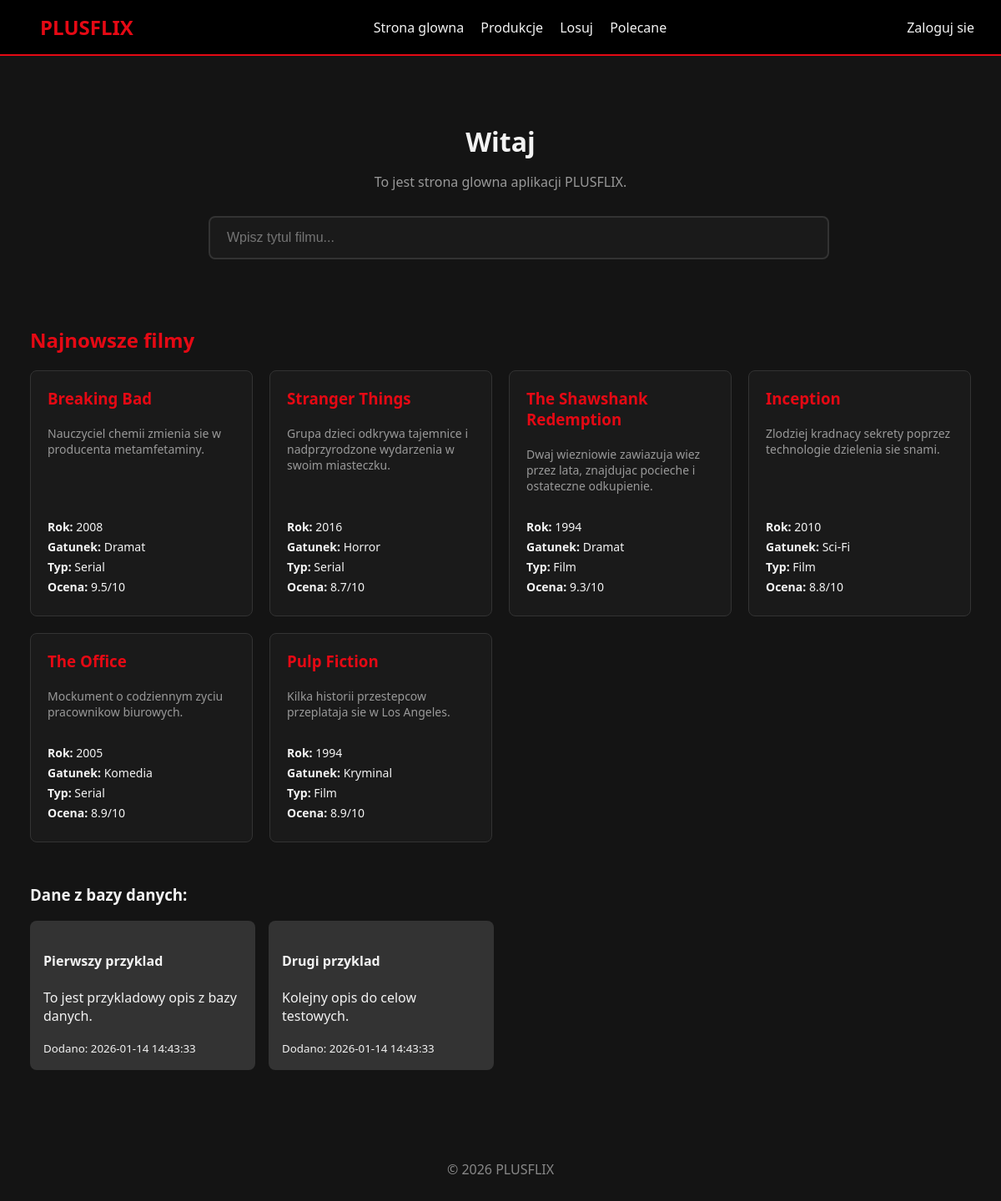
The page / on the database its author committed.
### tables this page shows
CREATE TABLE IF NOT EXISTS productions (
    id INT AUTO_INCREMENT PRIMARY KEY,
    title VARCHAR(255) NOT NULL,
    type VARCHAR(50) NOT NULL,
    genre_id INT,
    description TEXT,
    year INT,
    rating DECIMAL(3,1),
    created_at TIMESTAMP DEFAULT CURRENT_TIMESTAMP,
    FOREIGN KEY (genre_id) REFERENCES genres(id)
);

CREATE TABLE IF NOT EXISTS genres (
    id INT AUTO_INCREMENT PRIMARY KEY,
    name VARCHAR(100) NOT NULL UNIQUE
);

CREATE TABLE IF NOT EXISTS examples (
    id INT AUTO_INCREMENT PRIMARY KEY,
    title VARCHAR(255) NOT NULL,
    description TEXT,
    created_at TIMESTAMP DEFAULT CURRENT_TIMESTAMP
);

### app/Controllers/Pages.php (called while the page is built, shortened)
<?php
class Pages extends Controller {
    private $exampleModel;
    private $movieModel;
    public function __construct() {
        $this->exampleModel = $this->model('Example');
        $this->movieModel = $this->model('Movie');
    }
    public function index(): void {
        $examples = $this->exampleModel->getTestData();
        $movies = $this->movieModel->getAllMovies();
        $data = [
            'title' => 'Witaj',
            'description' => 'To jest strona glowna aplikacji PLUSFLIX.',
            'examples' => $examples,
            'movies' => $movies,
            'searchTerm' => '',
            'searchResults' => []
        ];
        $this->view('pages/index', $data);
    }
}

### core/Router.php (called while the page is built, shortened)
<?php
class Router {
    protected string $currentMethod = 'index';
    public function __construct() {
        $url = $this->getUrl();
        $this->currentController = new $this->currentController;
        $this->params = $url ? array_values($url) : [];
        call_user_func_array([$this->currentController, $this->currentMethod], $this->params);
    }
    public function getUrl(): ?array {
        return null;
    }
}

### public/index.php (called while the page is built, shortened)
<?php
spl_autoload_register(function($className) {
    $className = str_replace('\\', '/', $className);
    $file = '../' . $className . '.php';
});
$init = new Router();

### core/Database.php (called while the page is built, shortened)
<?php
class Database {
    private string $host = DB_HOST;
    private string $user = DB_USER;
    private string $pass = DB_PASS;
    private string $dbname = DB_NAME;
    private ?PDO $dbh = null;
    private $stmt;
    public function __construct() {
        $dsn = 'mysql:host=' . $this->host . ';dbname=' . $this->dbname;
        $options = [
            PDO::ATTR_PERSISTENT => true,
            PDO::ATTR_ERRMODE => PDO::ERRMODE_EXCEPTION,
            PDO::ATTR_DEFAULT_FETCH_MODE => PDO::FETCH_OBJ
        ];
        try {
            $this->dbh = new PDO($dsn, $this->user, $this->pass, $options);
        } catch (PDOException $e) {
            $this->error = $e->getMessage();
            echo "Błąd połączenia: " . $this->error;
        }
    }
    public function query(string $sql): void {
        $this->stmt = $this->dbh->prepare($sql);
    }
    public function bind($param, $value, $type = null): void {
        if (is_null($type)) {
            $type = match (true) {
                is_int($value) => PDO::PARAM_INT,
                is_bool($value) => PDO::PARAM_BOOL,
                is_null($value) => PDO::PARAM_NULL,
                default => PDO::PARAM_STR,
            };
        }
        $this->stmt->bindValue($param, $value, $type);
    }
    public function execute(): bool {
        return $this->stmt->execute();
    }
    public function resultSet(): array {
        $this->execute();
        return $this->stmt->fetchAll();
    }
    public function single() {
        $this->execute();
        return $this->stmt->fetch();
    }
}

### app/Models/Movie.php (called while the page is built, shortened)
<?php
class Movie extends Model {
    public function getAllMovies() {
        $this->db->query('SELECT id FROM productions');
        $movies = $this->db->resultSet();
        foreach($movies as $movie) {
            $this->updateSingleMovieRating($movie->id);
        }
        $this->db->query('SELECT p.*, g.name as genre FROM productions p LEFT JOIN genres g ON p.genre_id = g.id ORDER BY p.created_at DESC');
        return $this->db->resultSet();
    }
    private function updateSingleMovieRating($id) {
        $this->db->query('SELECT AVG(rating) as avg_rating FROM ratings WHERE production_id = :production_id AND is_approved = 1');
        $this->db->bind(':production_id', $id);
        $row = $this->db->single();
        $avgRating = ($row && $row->avg_rating !== null) ? round($row->avg_rating, 1) : 0;
        $this->db->query('UPDATE productions SET rating = :rating WHERE id = :id');
        $this->db->bind(':rating', $avgRating);
        $this->db->bind(':id', $id);
        $this->db->execute();
    }
}

### core/Model.php (called while the page is built, shortened)
<?php
abstract class Model {
    public function __construct(Database $db) {
        $this->db = $db;
    }
}

### app/Models/Example.php (called while the page is built, shortened)
<?php
class Example {
    private Database $db;
    public function __construct(Database $db) {
        $this->db = $db;
    }
    public function getTestData(): array {
        $this->db->query("SELECT * FROM examples");
        return $this->db->resultSet();
    }
}

### app/Views/pages/index.php (the view, shortened to what this page needs)
<?php require APPROOT . '/Views/inc/header.php'; ?>
<div class="page-container">
    <h1 class="page-title"><?php echo $data['title']; ?></h1>
    <p class="page-description"><?php echo $data['description']; ?></p>
    <div class="search-container">
        <div class="search-form">
            <div class="search-wrapper">
                <input
                    type="text"
                    name="search"
                    id="searchInput"
                    placeholder="Wpisz tytul filmu..."
                    class="search-input"
                    autocomplete="off"
                >
            </div>
        </div>
    </div>
    <h2 class="section-title" id="latestMoviesTitle">Najnowsze filmy</h2>
    <?php if (!empty($data['movies'])): ?>
        <div class="movies-grid">
            <?php
            $count = 0;
            foreach($data['movies'] as $movie):
                if($count >= 6) break;
                $count++;
            ?>
                <a href="<?php echo URLROOT; ?>/pages/detail/<?php echo $movie->id; ?>" class="movie-card-link">
                    <div class="movie-card">
                        <h3 class="movie-title"><?php echo $movie->title; ?></h3>
                        <p class="movie-description"><?php echo $movie->description; ?></p>
                        <div class="movie-details">
                            <p><strong>Rok:</strong> <?php echo $movie->year; ?></p>
                            <p><strong>Gatunek:</strong> <?php echo $movie->genre; ?></p>
                            <p><strong>Typ:</strong> <?php echo $movie->type; ?></p>
                            <p><strong>Ocena:</strong> <?php echo ($movie->rating > 0) ? $movie->rating . '/10' : 'Brak ocen'; ?></p>
                        </div>
                    </div>
                </a>
            <?php endforeach; ?>
        </div>
    <?php endif; ?>
    <h3 style="margin-top:50px;">Dane z bazy danych:</h3>
    <div class="grid">
        <?php foreach($data['examples'] as $example) : ?>
            <div class="card">
                <h4><?php echo $example->title; ?></h4>
                <p><?php echo $example->description; ?></p>
                <small>Dodano: <?php echo $example->created_at; ?></small>
            </div>
        <?php endforeach; ?>
    </div>
</div>
<?php require APPROOT . '/Views/inc/footer.php'; ?>

### public/css/style.css (style rules this page uses)
:root { --primary: #e50914; --dark: #141414; --light: #f3f3f3; --grey: #333; }
body { font-family: 'Segoe UI', Tahoma, Geneva, Verdana, sans-serif; margin: 0; background-color: var(--dark); color: var(--light); }
.card { background: var(--grey); padding: 1rem; border-radius: 8px; margin-bottom: 1rem; }
.grid { display: grid; grid-template-columns: repeat(auto-fill, minmax(250px, 1fr)); gap: 1rem; }
.page-container { max-width: 1200px; margin: 40px auto; padding: 20px; }
.page-title { color: var(--light); margin-bottom: 10px; text-align: center; }
.page-description { color: #999; margin-bottom: 30px; text-align: center; }
.section-title { margin-top: 0; padding-top: 40px; color: var(--primary); }
.movies-grid { display: grid; grid-template-columns: repeat(auto-fill, minmax(250px, 1fr)); gap: 20px; margin-top: 20px; align-items: stretch; }
.movie-card { background: #1a1a1a; padding: 20px; border-radius: 8px; border: 1px solid #333; height: 100%; display: flex; flex-direction: column; box-sizing: border-box; min-height: 250px; }
.movie-card-link { text-decoration: none; color: inherit; display: block; height: 100%; transition: transform 0.3s ease; }
.movie-title { color: var(--primary); margin: 0 0 10px 0; }
.movie-description { color: #999; font-size: 14px; margin: 10px 0; flex-grow: 1; }
.movie-details { margin-top: 15px; font-size: 14px; }
.movie-details p { margin: 5px 0; }
.search-form { display: flex; gap: 15px; max-width: 700px; margin: 30px auto; align-items: stretch; }
.search-container { margin-bottom: 40px; }
.search-wrapper { position: relative; flex: 1; }
.search-input { width: 100%; padding: 15px 20px; font-size: 16px; border: 2px solid #333; border-radius: 8px; background: #1a1a1a; color: white; transition: border-color 0.3s ease; }
.movie-card-link .movie-card { height: 100%; cursor: pointer; transition: border-color 0.3s ease; }

### rows shown on the page
productions: title "Breaking Bad", description "Nauczyciel chemii zmienia sie w producenta metamfetaminy.", year "2008", genre.name "Dramat", type "Serial", rating "9.5"
productions: title "Stranger Things", description "Grupa dzieci odkrywa tajemnice i nadprzyrodzone wydarzenia w swoim miasteczku.", year "2016", genre.name "Horror", type "Serial", rating "8.7"
productions: title "The Shawshank Redemption", description "Dwaj wiezniowie zawiazuja wiez przez lata, znajdujac pocieche i ostateczne odkupienie.", year "1994", genre.name "Dramat", type "Film", rating "9.3"
productions: title "Inception", description "Zlodziej kradnacy sekrety poprzez technologie dzielenia sie snami.", year "2010", genre.name "Sci-Fi", type "Film", rating "8.8"
productions: title "The Office", description "Mockument o codziennym zyciu pracownikow biurowych.", year "2005", genre.name "Komedia", type "Serial", rating "8.9"
productions: title "Pulp Fiction", description "Kilka historii przestepcow przeplataja sie w Los Angeles.", year "1994", genre.name "Kryminal", type "Film", rating "8.9"
examples: title "Pierwszy przyklad", description "To jest przykladowy opis z bazy danych.", created_at "2026-01-14 14:43:33"
examples: title "Drugi przyklad", description "Kolejny opis do celow testowych.", created_at "2026-01-14 14:43:33"

### other values the page prints
$data['title'] "Witaj"
$data['description'] "To jest strona glowna aplikacji PLUSFLIX."
